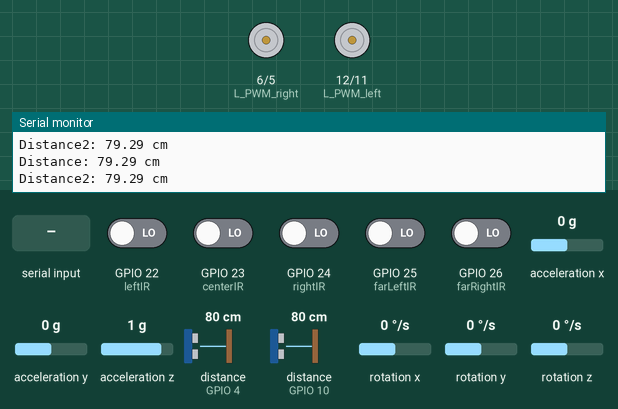
Bench run of a sketch on a simulated ESP32. Parts: motor-driver pin pairs drawn as motors (green arrow = first pin HIGH = forward, orange = second pin HIGH = backward, longer = more drive), the last lines printed to the serial monitor. Wiring (inferred from the names in the program): 2 × ultrasonic range finder: trigger GPIO 3, echo GPIO 4 / trigger GPIO 9, echo GPIO 10. Inputs (shaded band) come from the test bench; at power-on: GPIO 22 (leftIR), GPIO 23 (centerIR), GPIO 24 (rightIR), GPIO 25 (farLeftIR), GPIO 26 (farRightIR) LOW, distance to the obstacle (sensors on GPIO 4, GPIO 10) 80 cm, acceleration y 0 g, acceleration x 0 g, acceleration z 1 g, rotation x 0 °/s, rotation y 0 °/s, rotation z 0 °/s. The echo pulse lasts 58.3 µs per cm.

Above: at 1.2 s.
1.3 s: distance to the obstacle (sensor on GPIO 4) set to 34 cm
3.5 s: distance to the obstacle (sensor on GPIO 4) set to 27 cm
At 4.4 s:
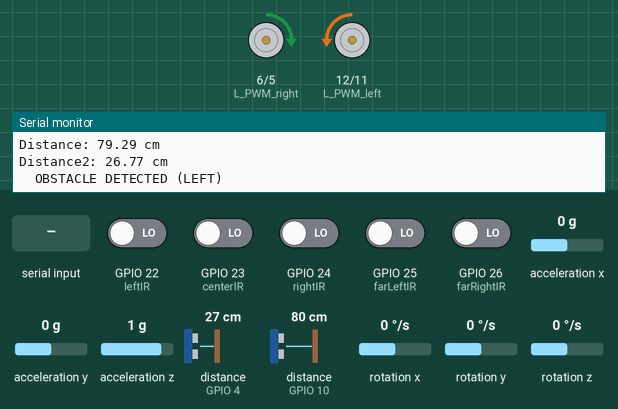
7.7 s: distance to the obstacle (sensor on GPIO 10) set to 2 cm
At 9.0 s:
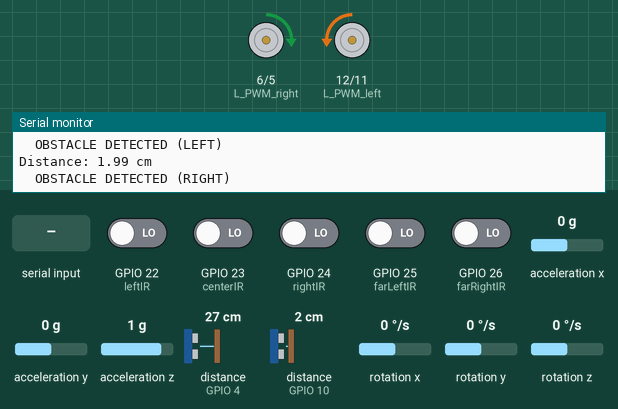
11.9 s: acceleration y set to -1.4 g
14.1 s: "LF_ON\n" received over the second serial link
At 15.8 s:
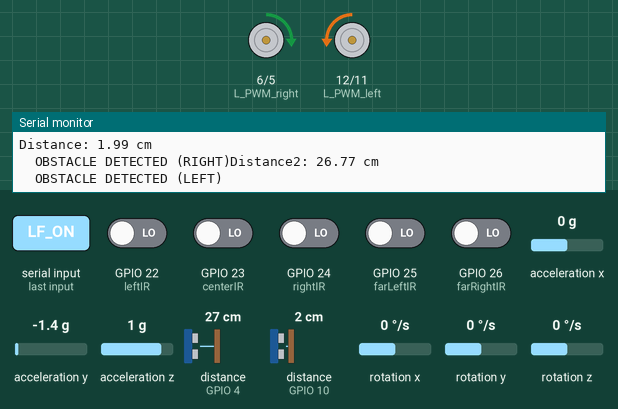
16.1 s: "forward\n" received over the second serial link
Timing chart, 0 to 19.1 s (numbered marks = the images above; inputs shaded):
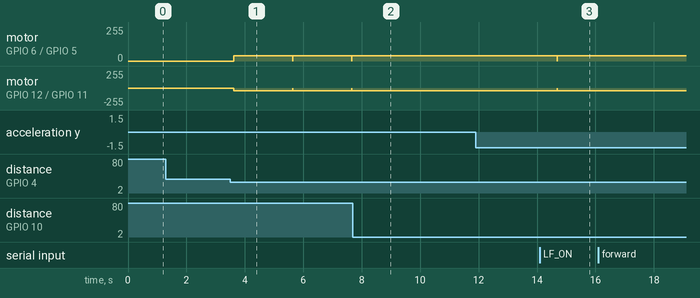

The sketch:

mega_compiled.ino
```cpp
#include <Wire.h>
#include <MPU6050.h>

MPU6050 mpu;

// New: Line Follower Control Flag
bool lineFollowerEnabled = false;

// IR Sensor Pins
const int farLeftIR = 25;
const int leftIR   = 22;
const int centerIR = 23;
const int rightIR  = 24;
const int farRightIR = 26;

// Motor Pins (PWM capable)
const int R_PWM_right = 5;
const int L_PWM_right = 6;
const int R_PWM_left  = 11;
const int L_PWM_left  = 12;

// Ultrasonic Sensor Pins
const int trigPin = 9;
const int echoPin = 10;
const int trigPin2 = 3;
const int echoPin2 = 4;

void setup() {
  Serial.begin(115200);

  Wire.begin();
  mpu.initialize();

  pinMode(leftIR, INPUT);
  pinMode(centerIR, INPUT);
  pinMode(rightIR, INPUT);
  pinMode(farLeftIR, INPUT);
  pinMode(farRightIR, INPUT);

  pinMode(R_PWM_right, OUTPUT);
  pinMode(L_PWM_right, OUTPUT);
  pinMode(R_PWM_left, OUTPUT);
  pinMode(L_PWM_left, OUTPUT);

  pinMode(trigPin, OUTPUT);
  pinMode(echoPin, INPUT);

  pinMode(trigPin2, OUTPUT);
  pinMode(echoPin2, INPUT);

  // New: Initialize Serial1 for communication with ESP32 Scanner/Broadcaster
  Serial1.begin(115200); // Using Pins 19 (RX1) and 18 (TX1)
  Serial.println("Arduino Mega Ready for Line Follower Commands.");
}

unsigned long prevMPU = 0;
unsigned long prevUltrasonic = 0;

void loop() {
  // New: Check for incoming commands from ESP32 Scanner/Broadcaster
  if (Serial1.available()) {
    String command = Serial1.readStringUntil('\n');
    command.trim();
    Serial.print("Received command from ESP32: ");
    Serial.println(command);

    if (command == "LF_ON") {
      lineFollowerEnabled = true;
      Serial.println("Line Follower ENABLED.");
    } else if (command == "LF_OFF") {
      lineFollowerEnabled = false;
      stopMoving(); // Immediately stop motors when line follower is disabled
      Serial.println("Line Follower DISABLED.");
    }
  }

  // Only execute line follower logic if it's enabled
  if (lineFollowerEnabled) {
    readLineSensors();
  } else {
    // Ensure motors are stopped if line follower is disabled
    stopMoving();
  }

  unsigned long now = millis();

  if (now - prevUltrasonic > 200) {
    readUltrasonicSensor();
    readUltrasonicSensor2();
    prevUltrasonic = now;
  }

  if (now - prevMPU > 2000) {
    readMPU6050();
    prevMPU = now;
  }
}

String lastMove = "stop";
unsigned long lostLineStart = 0;
bool lineLost = false;
const unsigned long recoveryDuration = 2000; // milliseconds

// === IR Sensor Logic ===
void readLineSensors() {
  int farLeft = digitalRead(farLeftIR);
  int left   = digitalRead(leftIR);
  int center = digitalRead(centerIR);
  int right  = digitalRead(rightIR);
  int farRight = digitalRead(farRightIR);

  if (center == HIGH && left == LOW && right == LOW && farLeft == LOW && farRight == LOW) {
    Serial.println("Moving Forward");
    forward();
    lastMove = "forward";
    lineLost = false;
  } else if (farLeft == HIGH) {
    Serial.println("Moving Far Left");
    turnLeft();
    lastMove = "left";
    lineLost = false;
  } else if (farRight == HIGH) {
    Serial.println("Moving Far Right");
    turnRight();
    lastMove = "right";
    lineLost = false;
  } else if (left == HIGH && center == LOW && right == LOW && farLeft == LOW) {
    Serial.println("Moving Slight Left");
    slightLeft();
    lastMove = "slightLeft";
    lineLost = false;
  } else if (left == LOW && center == LOW && right == HIGH && farRight == LOW) {
    Serial.println("Moving Slight Right");
    slightRight();
    lastMove = "slightRight";
    lineLost = false;
  } else {
    if (!lineLost) {
      lineLost = true;
      lostLineStart = millis();
    }

    if (millis() - lostLineStart < recoveryDuration) {
      resumeLastMove();
    } else {
      if (lastMove != "braked") {
        brake();
        lastMove = "braked";
      }
    }
  }
}
//SPEED FOR TESTING:
// int baseSpeed = 20;
// int curveSpeed = 15;
// int slightSpeed = 10;

int baseSpeed = 120;
int curveSpeed = 75;
int slightSpeed = 40;

// === Motor Movement ===
void forward() {
  analogWrite(R_PWM_right, curveSpeed);
  analogWrite(L_PWM_right, 0);
  analogWrite(R_PWM_left, 0);
  analogWrite(L_PWM_left, curveSpeed);
}

void turnLeft() {
  analogWrite(R_PWM_right, baseSpeed);
  analogWrite(L_PWM_right, 0);
  analogWrite(R_PWM_left, slightSpeed);
  analogWrite(L_PWM_left, 0); // slower for turning
}

void turnRight() {
  analogWrite(R_PWM_right, 0);
  analogWrite(L_PWM_right, slightSpeed);
  analogWrite(R_PWM_left, 0);
  analogWrite(L_PWM_left, baseSpeed);
}

void slightLeft() {
  analogWrite(R_PWM_right, curveSpeed);
  analogWrite(L_PWM_right, 0);
  analogWrite(R_PWM_left, 0);
  analogWrite(L_PWM_left, slightSpeed);
}

void slightRight() {
  analogWrite(R_PWM_right, slightSpeed);
  analogWrite(L_PWM_right, 0);
  analogWrite(R_PWM_left, 0);
  analogWrite(L_PWM_left, curveSpeed);
}

void stopMoving() {
  analogWrite(R_PWM_right, 0);
  analogWrite(L_PWM_right, 0);
  analogWrite(R_PWM_left, 0);
  analogWrite(L_PWM_left, 0);
}

void brake() {
  analogWrite(R_PWM_right, 0);
  analogWrite(L_PWM_right, slightSpeed);
  analogWrite(R_PWM_left, slightSpeed);
  analogWrite(L_PWM_left, 0);

  delay(1000);
  stopMoving();
}

void resumeLastMove() {
  if (lastMove == "forward") forward();
  else if (lastMove == "left") turnLeft();
  else if (lastMove == "right") turnRight();
  else if (lastMove == "slightLeft") slightLeft();
  else if (lastMove == "slightRight") slightRight();
}

// === Ultrasonic Sensors ===

int dangerDistance = 30;

void readUltrasonicSensor() {
  digitalWrite(trigPin, LOW);
  delayMicroseconds(2);
  digitalWrite(trigPin, HIGH);
  delayMicroseconds(10);
  digitalWrite(trigPin, LOW);

  long duration = pulseIn(echoPin, HIGH);
  float distance = duration * 0.034 / 2;

  Serial.print("Distance: ");
  Serial.print(distance);
  Serial.println(" cm");

  if (distance < dangerDistance) {
    Serial.print("  OBSTACLE DETECTED (RIGHT)");
    brake();
  } else {
  }
}

void readUltrasonicSensor2() {
  digitalWrite(trigPin2, LOW);
  delayMicroseconds(2);
  digitalWrite(trigPin2, HIGH);
  delayMicroseconds(10);
  digitalWrite(trigPin2, LOW);

  long duration = pulseIn(echoPin2, HIGH);
  float distance = duration * 0.034 / 2;

  Serial.print("Distance2: ");
  Serial.print(distance);
  Serial.println(" cm");

  if (distance < dangerDistance) {
    Serial.println("  OBSTACLE DETECTED (LEFT)");
    brake();
  }
}

// === MPU6050 Tilt ===
void readMPU6050() {
  int16_t ax, ay, az, gx, gy, gz;
  mpu.getMotion6(&ax, &ay, &az, &gx, &gy, &gz);

  int X = constrain(map(ax, -17000, 17000, 0, 255), 0, 255); // X axis data
  int Y = constrain(map(ay, -17000, 17000, 0, 255), 0, 255);
  int Z = constrain(map(az, -17000, 17000, 0, 255), 0, 255); // Y axis data

  Serial.print("Accel X: "); Serial.print(X);
  Serial.print(" | Y: "); Serial.print(Y);
  Serial.print(" | Z: "); Serial.println(Z);

  static String lastStatus = "";

  String currentStatus = (Y <= 30 || Y >= 220) ? "FALL DETECTED" : "Stable";
  if (currentStatus != lastStatus) {
    Serial.println(currentStatus);
    lastStatus = currentStatus;

    if (currentStatus == "FALL DETECTED") {
      stopMoving();
    }
  }
}
```

Measured:
- the behaviour switches between 31 and 30 cm on distance to the obstacle (sensor on GPIO 4) (found by bisection; images 0 and 1)
- after the input at 3.5 s, motor on GPIO 6 (L_PWM_right) / GPIO 5 (R_PWM_right): stopped → forward 40/255 after 0.13 s; motor on GPIO 12 (L_PWM_left) / GPIO 11 (R_PWM_left): stopped → backward 40/255 after 0.13 s
- after the input at 7.7 s, motor on GPIO 6 (L_PWM_right) / GPIO 5 (R_PWM_right): stops changing and stays forward 40/255; motor on GPIO 12 (L_PWM_left) / GPIO 11 (R_PWM_left): stops changing and stays backward 40/255
- after the input at 14.1 s, motor on GPIO 6 (L_PWM_right) / GPIO 5 (R_PWM_right): forward 40/255 → stopped after 0.59 s, → forward 40/255 0.01 s later; motor on GPIO 12 (L_PWM_left) / GPIO 11 (R_PWM_left): backward 40/255 → stopped after 0.59 s, → backward 40/255 0.01 s later
